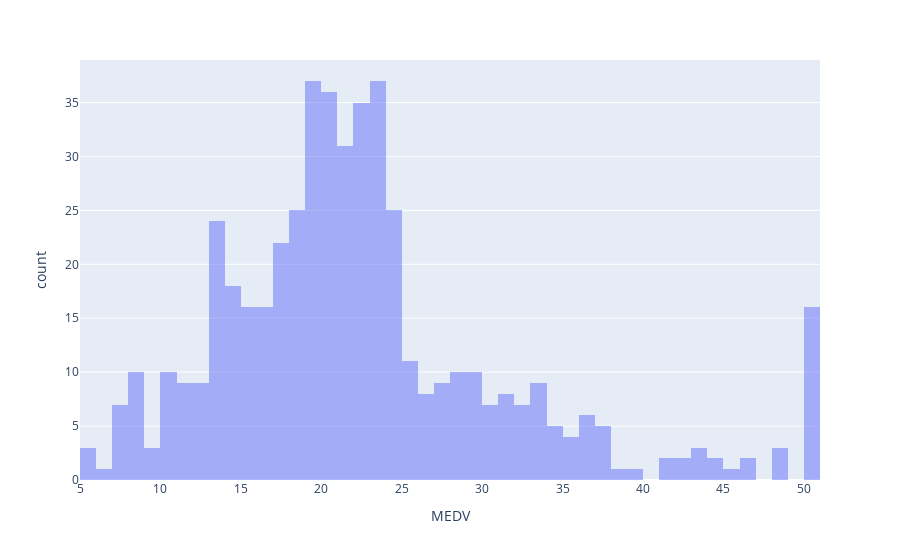

Here is the notebook cell this chart was saved with:
### Markdown cell above
### COeficiente de pearson

* Valor entre -1 e 1 - distribuição simétrica
* Valor maior que 1 - distribuição assimetrica positiva
* Valor menor que -1 - distribuição assimetrica negativa.

### Code cell
# histograma da variavel MEDV (variavel alvo)
fig = px.histogram(data, x='MEDV', nbins=50, opacity=0.50)
fig.show()

### Figure 1 — Plotly figure (JSON) as saved in the notebook; plotly's stock layout.template omitted (floating-point values rounded to 4 significant figures; data arrays with more than 128 entries replaced by an {"elided": "..."} marker saying what was removed)
{"data": [{"alignmentgroup": "True", "bingroup": "x", "hovertemplate": "MEDV=%{x}<br>count=%{y}<extra></extra>", "legendgroup": "", "marker": {"color": "#636efa", "opacity": 0.5}, "name": "", "nbinsx": 50, "offsetgroup": "", "orientation": "v", "showlegend": false, "type": "histogram", "x": {"elided": "506 float values"}, "xaxis": "x", "yaxis": "y"}], "layout": {"barmode": "relative", "legend": {"tracegroupgap": 0}, "margin": {"t": 60}, "xaxis": {"anchor": "y", "domain": [0, 1], "title": {"text": "MEDV"}}, "yaxis": {"anchor": "x", "domain": [0, 1], "title": {"text": "count"}}}}
